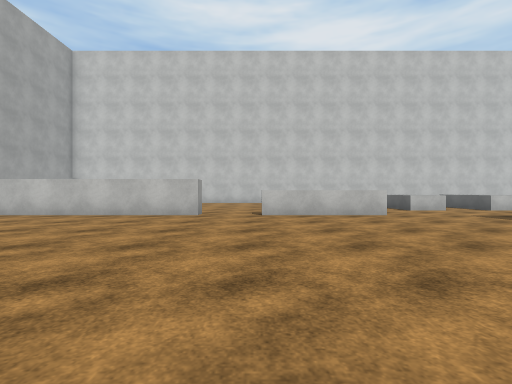
view 1 (above)

16 first-person views from a walk through a Unity game level. The camera is 1.2 m above the floor, looks level and sees 85° across. The floor is counted in squares, 2 m on a side. Each view is taken from the middle of a square. On the plan, view 1 faces up. The plan holds only what a view shows up to about 9 squares ahead; the rest is blank. The place goes on beyond the plan. The player character is not drawn. Some animated figures are not drawn. Surface patterns are stand-ins for the level's own textures.

view 2
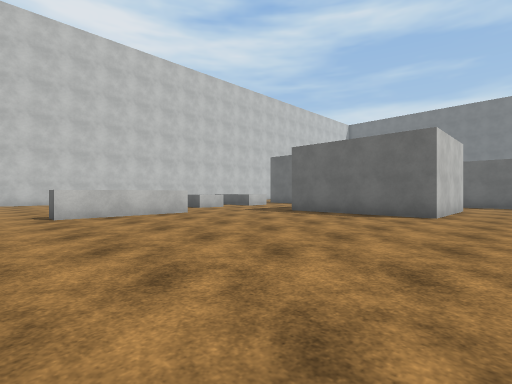

view 3
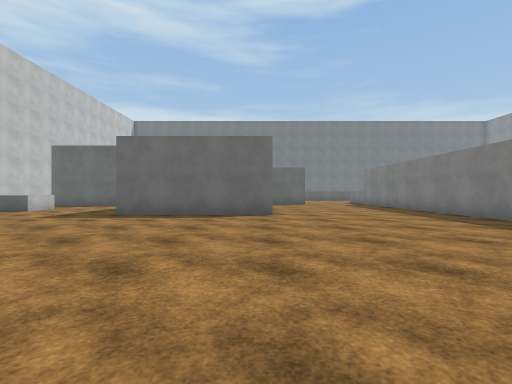

view 4
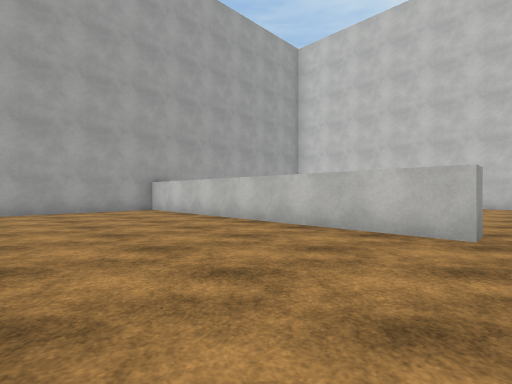

view 5
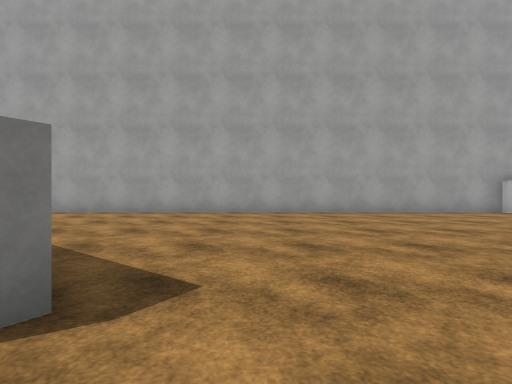

view 6
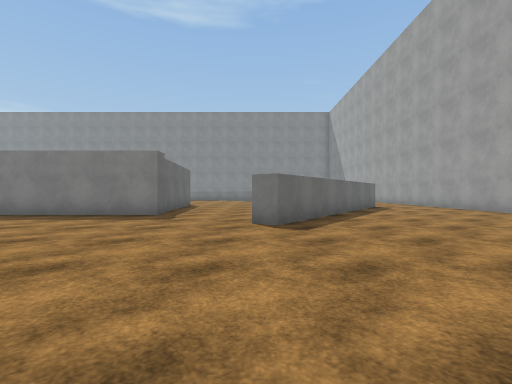

view 7
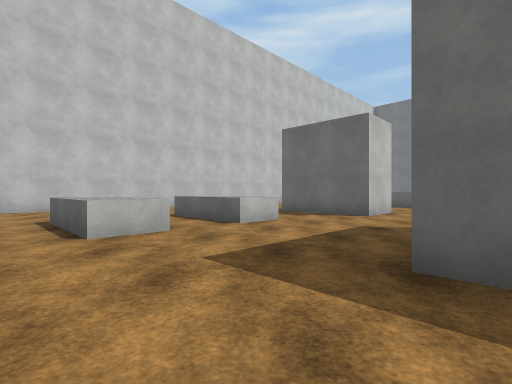

view 8
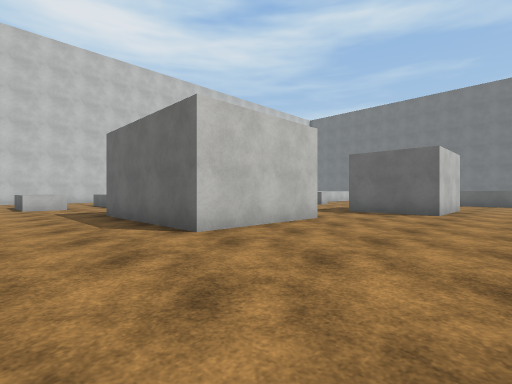

view 9
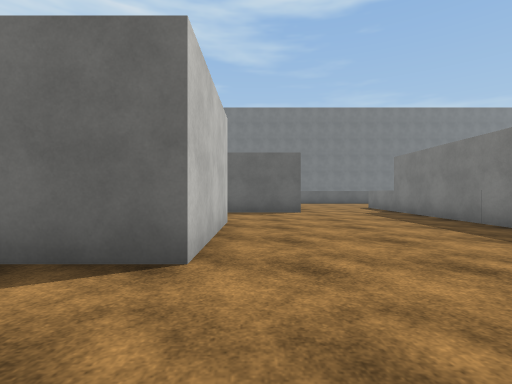

view 10
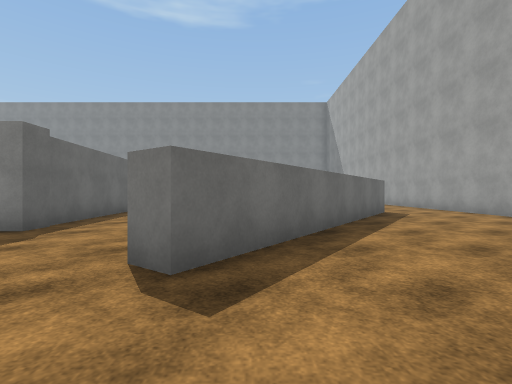

view 11
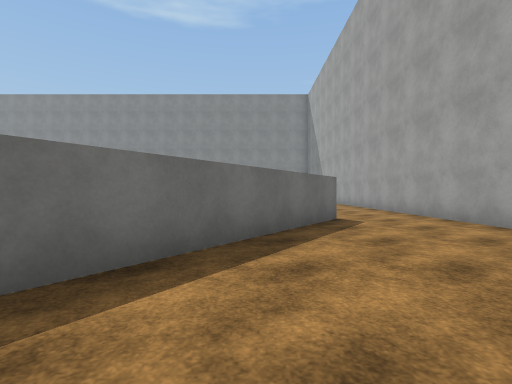

view 12
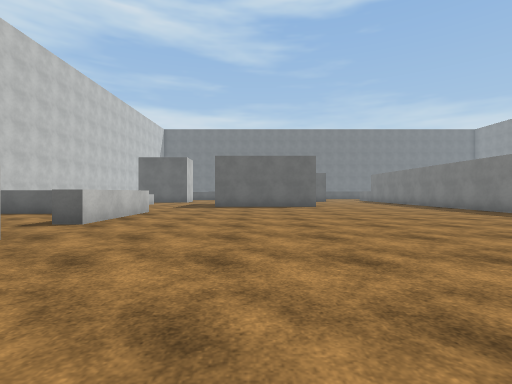

view 13
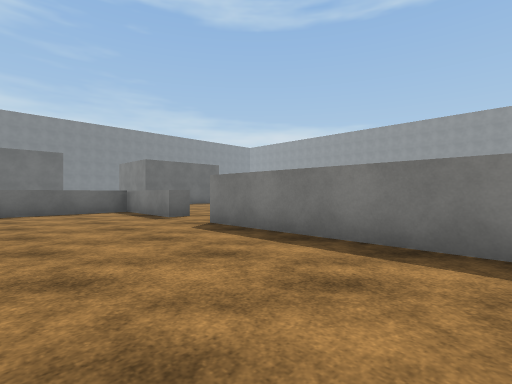

view 14
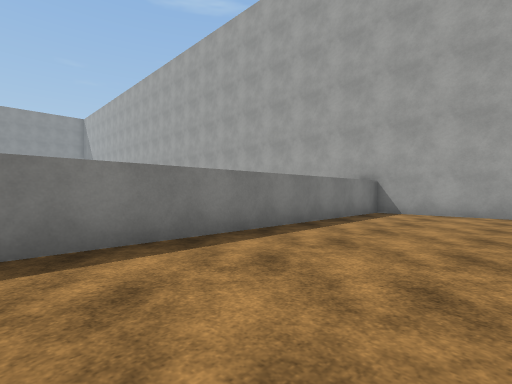

view 15
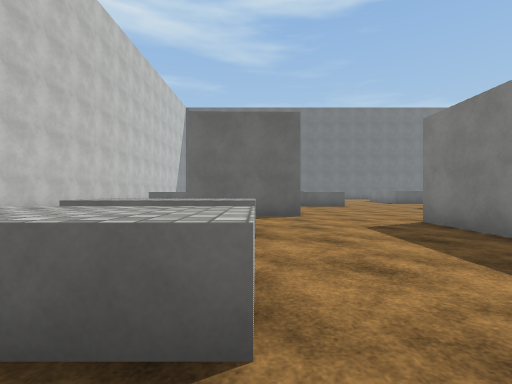

view 16
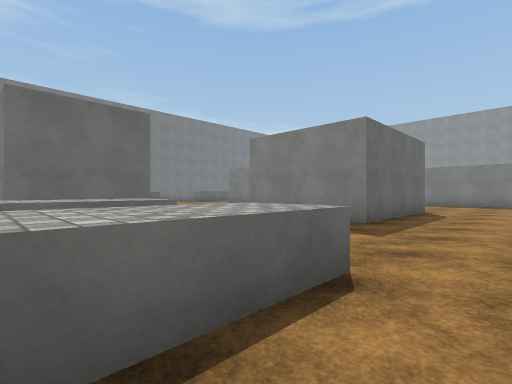

### Floor plan
Key: @ floor where view 1 was taken; # wall or solid block; . floor; ^ raised ledge.
Columns run from 11 left of view 1 to 14 right of it. Each row starts with its distance up from view 1.
 11 #.............^.^^.^
 10 #.............^.^^.^..##
  9 #.............^.^^.^..##
  8 ##########..^^^.......##.
  7 #........................
  6 #........................
  5 #.................###....
  4 #.................#    ..
  3 #.................#
  2 #.................###...#
  1 #.......................#
  0 #..........@............##
 -1 #......##.................
 -2 #......#.................
 -3 #.....##...##########^...
 -4 #....## ...#          ##^
 -5 #...##   ..#
 -6 #...#     .#
 -7 #...#      #
 -8 #...       #
 -9 #...
-10 #..

Where each view was taken, in squares from view 1:
view 1: 0 up, 0 right, facing up
view 2: 0 up, 1 left, facing up-right
view 3: 2 up, 1 left, facing right
view 4: 3 up, 1 left, facing up-left
view 5: 0 up, 2 left, facing left
view 6: 4 up, 3 left, facing down
view 7: 5 up, 4 right, facing up-right
view 8: 2 down, 4 right, facing up-right
view 9: 1 up, 4 right, facing right
view 10: 1 up, 4 left, facing down
view 11: 1 down, 6 left, facing down
view 12: 4 up, 5 left, facing right
view 13: 11 up, 6 left, facing down-right
view 14: 11 up, 2 left, facing down-left
view 15: 9 up, 4 right, facing right
view 16: 11 up, 4 right, facing down-right
